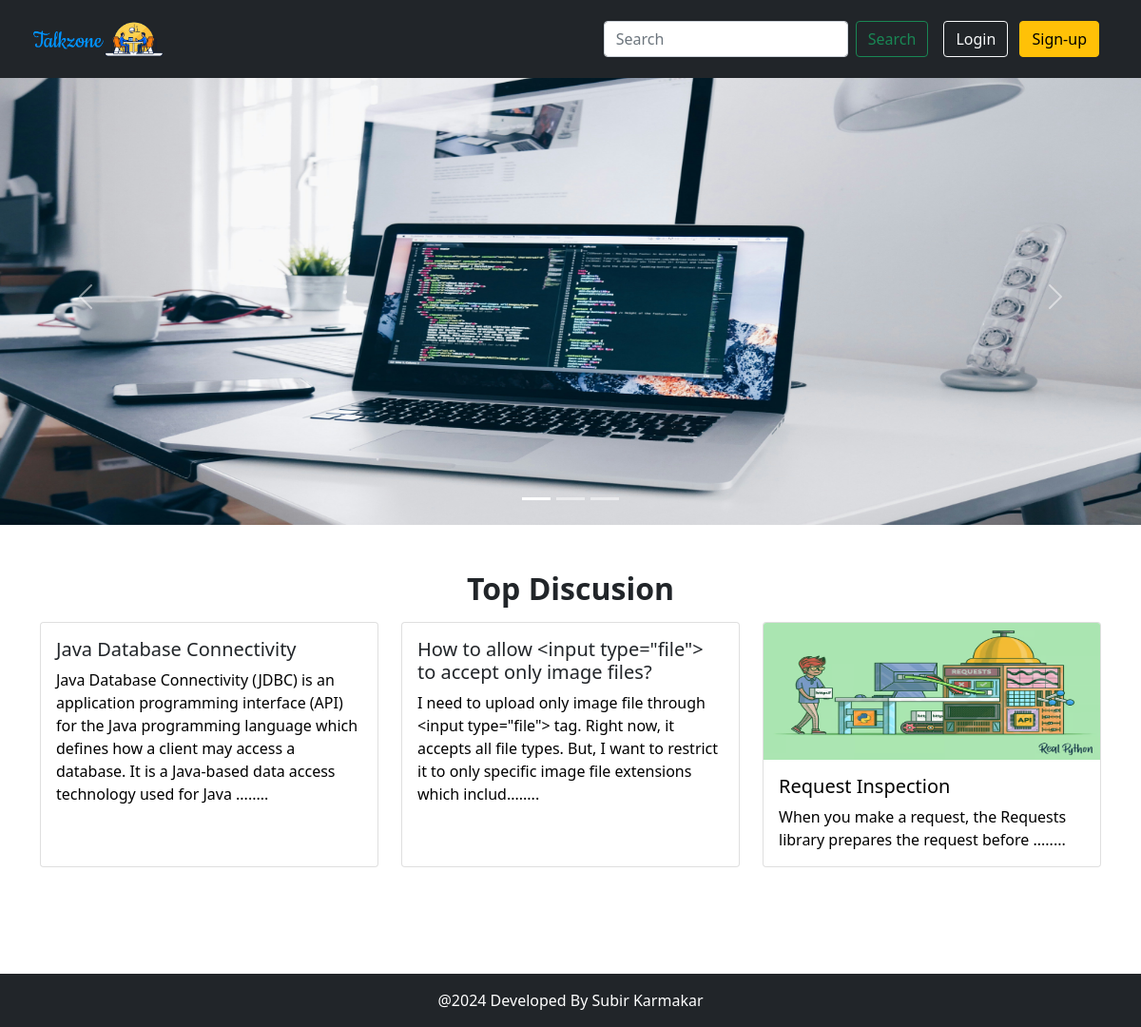
The page / on the database its author committed.
### tables this page shows
CREATE TABLE `forum` (
  `forum_id` int(11) NOT NULL,
  `heading` varchar(100) NOT NULL,
  `details` longtext NOT NULL,
  `forum_img` varchar(100) DEFAULT NULL,
  `user_id` varchar(50) NOT NULL,
  `entry_timestamp` timestamp NOT NULL DEFAULT CURRENT_TIMESTAMP ON UPDATE CURRENT_TIMESTAMP,
  `update_timestamp` timestamp NOT NULL DEFAULT '0000-00-00 00:00:00'
);

### index.php (the view, shortened to what this page needs)
<!doctype html>
<html lang="en">
<head>
  <link href="https://cdn.jsdelivr.net/npm/bootstrap@5.0.2/dist/css/bootstrap.min.css" rel="stylesheet"
>
  <link rel="stylesheet" href="style.css">
</head>
<?php
include("components/header.php");
?>
<div id="carousel" class="carousel slide">
  <div class="carousel-indicators">
    <button type="button" data-bs-target="#carousel" data-bs-slide-to="0" class="active" aria-current="true"
      aria-label="Slide 1"></button>
    <button type="button" data-bs-target="#carousel" data-bs-slide-to="1" aria-label="Slide 2"></button>
    <button type="button" data-bs-target="#carousel" data-bs-slide-to="2" aria-label="Slide 3"></button>
  </div>
  <div class="carousel-inner">
    <div class="carousel-item active">
      <img src="image/img.jpg" class="d-block carousel-img w-100" alt="...">
    </div>
  </div>
  <button class="carousel-control-prev" type="button" data-bs-target="#carousel" data-bs-slide="prev">
    <span class="carousel-control-prev-icon" aria-hidden="true"></span>
  </button>
  <button class="carousel-control-next" type="button" data-bs-target="#carousel" data-bs-slide="next">
    <span class="carousel-control-next-icon" aria-hidden="true"></span>
  </button>
</div>
<div class="container forum-container">
  <h2 class="text-center fw-bold mb-3">Top Discusion</h2>
  <div class="row row-cols-1 row-cols-md-3 g-4">
    <?php
    $query = "SELECT * FROM forum ";
    $result = mysqli_query($con, $query);
    while ($row = mysqli_fetch_assoc($result)) {
      $details = $row['details'];
      ?>
      <div class="col">
        <div class="card h-100">
          <?php
          if ($row['forum_img'] != "") {
            ?>
            <a href="forum-details.php?id=<?php echo $row['forum_id'] ?>">
              <img src="image/thread-img/<?php echo $row['forum_img'] ?>" class="card-img-top" alt="Forum Image">
            </a>
            <a href="forum-details.php?id=<?php echo $row['forum_id'] ?>">
              <div class="card-body">
                <h5 class="card-title"><?php echo $row['heading'] ?></h5>
                <p class="card-text"><?php echo substr($details, 0, 80) ?>........ </p>
              </div>
            </a>
            <?php
          } else {
            ?>
            <div class="card-body">
              <h5 class="card-title"><?php echo $row['heading'] ?></h5>
              <a href="forum-details.php?id=<?php echo $row['forum_id'] ?>">
                <p class="card-text"><?php echo substr($details, 0, 220) ?>........ </p>
              </a>
            </div>
            <?php
          }
          ?>
        </div>
      </div>
      <?php
    }
    ?>
  </div>
</div>
<div class="position-fixed bottom-0 end-1 me-2" style="z-index: 9999; opacity: 99; left:10px; bottom: 13px !important;">
</div>
<?php
include("components/footer.php");
?>
</body>
</html>

### components/header.php (shortened to what this page needs)
<nav class="navbar navbar-expand-md navbar-dark fixed-top bg-dark p-3">
    <div class="container-fluid">
        <a class="navbar-brand" href="index.php">
            <img src="image/logo-transparent.png" height="50px" width="150px" alt="">
        </a>
        <div class="collapse navbar-collapse" id="navbarCollapse">
            <form class="d-flex" method="get" action="search-result.php" name="search">
                <input class="form-control me-2" type="search" placeholder="Search" aria-label="Search" id="search-bar" autocomplete="off">
                <button class="btn btn-outline-success" type="submit" id="search">Search</button>
            </form>
            <?php
            if (!isset($_SESSION['login']) || $_SESSION['login'] == "No") {
                ?>
                <div class="login mx-3">
                    <button type="button" class="btn btn-outline-light me-2" data-bs-toggle="modal"
                        data-bs-target="#loginModal" onclick="clearlogindata()">Login</button>
                    <button type="button" class="btn btn-warning" data-bs-toggle="modal" data-bs-target="#signupModal"
                        onclick="cleardata()">Sign-up</button>
                </div>
                <?php
            }
            ?>
        </div>
    </div>
</nav>

### components/footer.php (shortened to what this page needs)
<footer class=" mt-auto py-3 bg-dark">
    <div class="container text-center">
        <span class="text-white">@2024 Developed By Subir Karmakar</span>
    </div>
</footer>

### style.css (style rules this page uses)
* { box-sizing: border-box; padding: 0; margin: 0; }
html { max-height: 90vh; }
.navbar-brand { padding-top: 0; padding-bottom: 0; }
.carousel { margin-top: 4.5rem; }
.carousel-img { max-height: 60vh; }
.forum-container { padding-bottom: 7rem; padding-top: 3rem; }
.card-img-top { height: 9rem; }
.card a { text-decoration: none; color: #000; }
footer { bottom: 0; left: 0; right: 0; max-width: 100vw; }
footer .container { padding: 0 15px; }

### rows shown on the page
forum: heading "Java Database Connectivity", details "Java Database Connectivity (JDBC) is an application programming interface (API) for the Java programming language which defines how a client may access a database. It is a Java-based data access technology used for Java"
forum: heading "How to allow <input type=\"file\"> to accept only image files?", details "I need to upload only image file through <input type=\"file\"> tag. Right now, it accepts all file types. But, I want to restrict it to only specific image file extensions which includ"
forum: forum_img (picture), heading "Request Inspection", details "When you make a request, the Requests library prepares the request before"
